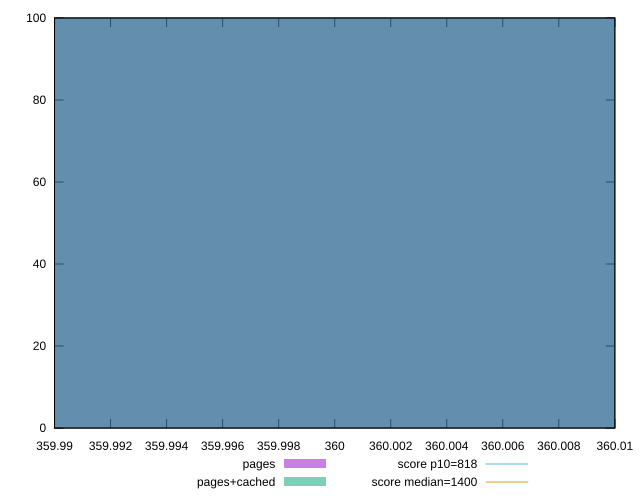

The script that saved this image:
reset

$pages <<EOF
360 100
EOF

$pagesCached <<EOF
360 100
EOF

set key outside below
set boxwidth 0.1
set xrange [359.99:360.01]
set yrange [0:100]
set trange [0:100]
set style fill transparent solid 0.5 noborder

set parametric
set terminal svg size 640, 500 enhanced background rgb 'white'
set output "report_00014_2021-02-09T15:56:05.503Z/dom-size/comparison/histogram/0_vs_1.svg"

plot $pages title "pages" with boxes, \
     $pagesCached title "pages+cached" with boxes, \
     818,t title "score p10=818", \
     1400,t title "score median=1400"

reset
